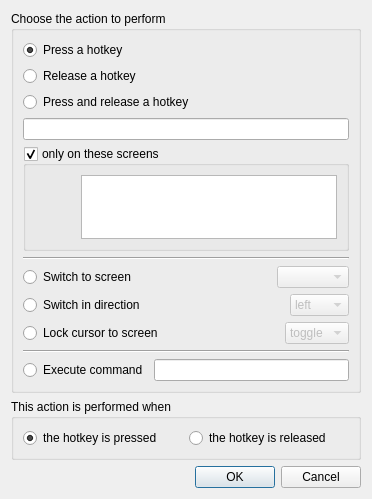
<?xml version="1.0" encoding="UTF-8"?>
<ui version="4.0">
 <class>ActionDialogBase</class>
 <widget class="QDialog" name="ActionDialogBase">
  <property name="geometry">
   <rect>
    <x>0</x>
    <y>0</y>
    <width>372</width>
    <height>484</height>
   </rect>
  </property>
  <property name="windowTitle">
   <string>Configure Action</string>
  </property>
  <layout class="QVBoxLayout">
   <item>
    <widget class="QGroupBox" name="m_pGroupType">
     <property name="title">
      <string>Choose the action to perform</string>
     </property>
     <layout class="QVBoxLayout">
      <item>
       <widget class="QRadioButton" name="m_pRadioPress">
        <property name="text">
         <string>Press a hotkey</string>
        </property>
        <property name="checked">
         <bool>true</bool>
        </property>
       </widget>
      </item>
      <item>
       <widget class="QRadioButton" name="m_pRadioRelease">
        <property name="text">
         <string>Release a hotkey</string>
        </property>
       </widget>
      </item>
      <item>
       <widget class="QRadioButton" name="m_pRadioPressAndRelease">
        <property name="text">
         <string>Press and release a hotkey</string>
        </property>
       </widget>
      </item>
      <item>
       <widget class="KeySequenceWidget" name="m_pKeySequenceWidgetHotkey">
        <property name="sizePolicy">
         <sizepolicy hsizetype="Expanding" vsizetype="Fixed">
          <horstretch>1</horstretch>
          <verstretch>0</verstretch>
         </sizepolicy>
        </property>
        <property name="minimumSize">
         <size>
          <width>256</width>
          <height>0</height>
         </size>
        </property>
        <property name="text">
         <string/>
        </property>
       </widget>
      </item>
      <item>
       <widget class="QGroupBox" name="m_pGroupBoxScreens">
        <property name="title">
         <string>only on these screens</string>
        </property>
        <property name="flat">
         <bool>true</bool>
        </property>
        <property name="checkable">
         <bool>true</bool>
        </property>
        <layout class="QHBoxLayout">
         <item>
          <spacer>
           <property name="orientation">
            <enum>Qt::Horizontal</enum>
           </property>
           <property name="sizeHint" stdset="0">
            <size>
             <width>40</width>
             <height>20</height>
            </size>
           </property>
          </spacer>
         </item>
         <item>
          <widget class="QListWidget" name="m_pListScreens">
           <property name="minimumSize">
            <size>
             <width>128</width>
             <height>64</height>
            </size>
           </property>
           <property name="selectionMode">
            <enum>QAbstractItemView::ExtendedSelection</enum>
           </property>
          </widget>
         </item>
        </layout>
       </widget>
      </item>
      <item>
       <widget class="Line" name="line">
        <property name="orientation">
         <enum>Qt::Horizontal</enum>
        </property>
       </widget>
      </item>
      <item>
       <layout class="QHBoxLayout">
        <item>
         <widget class="QRadioButton" name="m_pRadioSwitchToScreen">
          <property name="text">
           <string>Switch to screen</string>
          </property>
         </widget>
        </item>
        <item>
         <spacer>
          <property name="orientation">
           <enum>Qt::Horizontal</enum>
          </property>
          <property name="sizeHint" stdset="0">
           <size>
            <width>40</width>
            <height>20</height>
           </size>
          </property>
         </spacer>
        </item>
        <item>
         <widget class="QComboBox" name="m_pComboSwitchToScreen">
          <property name="enabled">
           <bool>false</bool>
          </property>
         </widget>
        </item>
       </layout>
      </item>
      <item>
       <layout class="QHBoxLayout">
        <item>
         <widget class="QRadioButton" name="m_pRadioSwitchInDirection">
          <property name="text">
           <string>Switch in direction</string>
          </property>
         </widget>
        </item>
        <item>
         <spacer>
          <property name="orientation">
           <enum>Qt::Horizontal</enum>
          </property>
          <property name="sizeHint" stdset="0">
           <size>
            <width>40</width>
            <height>20</height>
           </size>
          </property>
         </spacer>
        </item>
        <item>
         <widget class="QComboBox" name="m_pComboSwitchInDirection">
          <property name="enabled">
           <bool>false</bool>
          </property>
          <item>
           <property name="text">
            <string>left</string>
           </property>
          </item>
          <item>
           <property name="text">
            <string>right</string>
           </property>
          </item>
          <item>
           <property name="text">
            <string>up</string>
           </property>
          </item>
          <item>
           <property name="text">
            <string>down</string>
           </property>
          </item>
         </widget>
        </item>
       </layout>
      </item>
      <item>
       <layout class="QHBoxLayout">
        <item>
         <widget class="QRadioButton" name="m_pRadioLockCursorToScreen">
          <property name="text">
           <string>Lock cursor to screen</string>
          </property>
         </widget>
        </item>
        <item>
         <spacer>
          <property name="orientation">
           <enum>Qt::Horizontal</enum>
          </property>
          <property name="sizeHint" stdset="0">
           <size>
            <width>40</width>
            <height>20</height>
           </size>
          </property>
         </spacer>
        </item>
        <item>
         <widget class="QComboBox" name="m_pComboLockCursorToScreen">
          <property name="enabled">
           <bool>false</bool>
          </property>
          <item>
           <property name="text">
            <string>toggle</string>
           </property>
          </item>
          <item>
           <property name="text">
            <string>on</string>
           </property>
          </item>
          <item>
           <property name="text">
            <string>off</string>
           </property>
          </item>
         </widget>
        </item>
       </layout>
      </item>
      <item>
       <widget class="Line" name="line">
        <property name="orientation">
         <enum>Qt::Horizontal</enum>
        </property>
       </widget>
      </item>
      <item>
       <layout class="QHBoxLayout">
        <item>
         <widget class="QRadioButton" name="m_pRadioCommand">
          <property name="toolTip">
           <string>Command will be executed on the server.</string>
          </property>
          <property name="text">
           <string>Execute command</string>
          </property>
         </widget>
        </item>
        <item>
         <widget class="QLineEdit" name="m_pTextCommand"/>
        </item>
       </layout>
      </item>
     </layout>
    </widget>
   </item>
   <item>
    <widget class="QGroupBox" name="groupBox_2">
     <property name="title">
      <string>This action is performed when</string>
     </property>
     <layout class="QHBoxLayout">
      <item>
       <widget class="QRadioButton" name="m_pRadioHotkeyPressed">
        <property name="text">
         <string>the hotkey is pressed</string>
        </property>
        <property name="checked">
         <bool>true</bool>
        </property>
       </widget>
      </item>
      <item>
       <widget class="QRadioButton" name="m_pRadioHotkeyReleased">
        <property name="text">
         <string>the hotkey is released</string>
        </property>
       </widget>
      </item>
     </layout>
    </widget>
   </item>
   <item>
    <widget class="QDialogButtonBox" name="buttonBox">
     <property name="orientation">
      <enum>Qt::Horizontal</enum>
     </property>
     <property name="standardButtons">
      <set>QDialogButtonBox::Cancel|QDialogButtonBox::Ok</set>
     </property>
    </widget>
   </item>
  </layout>
 </widget>
 <customwidgets>
  <customwidget>
   <class>KeySequenceWidget</class>
   <extends>QLineEdit</extends>
   <header>KeySequenceWidget.h</header>
  </customwidget>
 </customwidgets>
 <resources/>
 <connections>
  <connection>
   <sender>buttonBox</sender>
   <signal>accepted()</signal>
   <receiver>ActionDialogBase</receiver>
   <slot>accept()</slot>
   <hints>
    <hint type="sourcelabel">
     <x>245</x>
     <y>474</y>
    </hint>
    <hint type="destinationlabel">
     <x>157</x>
     <y>274</y>
    </hint>
   </hints>
  </connection>
  <connection>
   <sender>buttonBox</sender>
   <signal>rejected()</signal>
   <receiver>ActionDialogBase</receiver>
   <slot>reject()</slot>
   <hints>
    <hint type="sourcelabel">
     <x>313</x>
     <y>474</y>
    </hint>
    <hint type="destinationlabel">
     <x>286</x>
     <y>274</y>
    </hint>
   </hints>
  </connection>
  <connection>
   <sender>m_pGroupType</sender>
   <signal>toggled(bool)</signal>
   <receiver>m_pKeySequenceWidgetHotkey</receiver>
   <slot>setDisabled(bool)</slot>
   <hints>
    <hint type="sourcelabel">
     <x>104</x>
     <y>194</y>
    </hint>
    <hint type="destinationlabel">
     <x>110</x>
     <y>132</y>
    </hint>
   </hints>
  </connection>
  <connection>
   <sender>m_pRadioSwitchInDirection</sender>
   <signal>toggled(bool)</signal>
   <receiver>m_pKeySequenceWidgetHotkey</receiver>
   <slot>setDisabled(bool)</slot>
   <hints>
    <hint type="sourcelabel">
     <x>118</x>
     <y>322</y>
    </hint>
    <hint type="destinationlabel">
     <x>81</x>
     <y>129</y>
    </hint>
   </hints>
  </connection>
  <connection>
   <sender>m_pRadioLockCursorToScreen</sender>
   <signal>toggled(bool)</signal>
   <receiver>m_pKeySequenceWidgetHotkey</receiver>
   <slot>setDisabled(bool)</slot>
   <hints>
    <hint type="sourcelabel">
     <x>101</x>
     <y>353</y>
    </hint>
    <hint type="destinationlabel">
     <x>68</x>
     <y>126</y>
    </hint>
   </hints>
  </connection>
  <connection>
   <sender>m_pRadioPress</sender>
   <signal>toggled(bool)</signal>
   <receiver>m_pKeySequenceWidgetHotkey</receiver>
   <slot>setEnabled(bool)</slot>
   <hints>
    <hint type="sourcelabel">
     <x>48</x>
     <y>48</y>
    </hint>
    <hint type="destinationlabel">
     <x>45</x>
     <y>129</y>
    </hint>
   </hints>
  </connection>
  <connection>
   <sender>m_pRadioRelease</sender>
   <signal>toggled(bool)</signal>
   <receiver>m_pKeySequenceWidgetHotkey</receiver>
   <slot>setEnabled(bool)</slot>
   <hints>
    <hint type="sourcelabel">
     <x>135</x>
     <y>70</y>
    </hint>
    <hint type="destinationlabel">
     <x>148</x>
     <y>125</y>
    </hint>
   </hints>
  </connection>
  <connection>
   <sender>m_pRadioPressAndRelease</sender>
   <signal>toggled(bool)</signal>
   <receiver>m_pKeySequenceWidgetHotkey</receiver>
   <slot>setEnabled(bool)</slot>
   <hints>
    <hint type="sourcelabel">
     <x>194</x>
     <y>100</y>
    </hint>
    <hint type="destinationlabel">
     <x>201</x>
     <y>125</y>
    </hint>
   </hints>
  </connection>
  <connection>
   <sender>m_pRadioSwitchToScreen</sender>
   <signal>toggled(bool)</signal>
   <receiver>m_pComboSwitchToScreen</receiver>
   <slot>setEnabled(bool)</slot>
   <hints>
    <hint type="sourcelabel">
     <x>148</x>
     <y>291</y>
    </hint>
    <hint type="destinationlabel">
     <x>350</x>
     <y>290</y>
    </hint>
   </hints>
  </connection>
  <connection>
   <sender>m_pRadioSwitchInDirection</sender>
   <signal>toggled(bool)</signal>
   <receiver>m_pComboSwitchInDirection</receiver>
   <slot>setEnabled(bool)</slot>
   <hints>
    <hint type="sourcelabel">
     <x>158</x>
     <y>322</y>
    </hint>
    <hint type="destinationlabel">
     <x>350</x>
     <y>321</y>
    </hint>
   </hints>
  </connection>
  <connection>
   <sender>m_pRadioLockCursorToScreen</sender>
   <signal>toggled(bool)</signal>
   <receiver>m_pComboLockCursorToScreen</receiver>
   <slot>setEnabled(bool)</slot>
   <hints>
    <hint type="sourcelabel">
     <x>180</x>
     <y>353</y>
    </hint>
    <hint type="destinationlabel">
     <x>350</x>
     <y>352</y>
    </hint>
   </hints>
  </connection>
  <connection>
   <sender>m_pRadioPress</sender>
   <signal>toggled(bool)</signal>
   <receiver>m_pGroupBoxScreens</receiver>
   <slot>setEnabled(bool)</slot>
   <hints>
    <hint type="sourcelabel">
     <x>25</x>
     <y>47</y>
    </hint>
    <hint type="destinationlabel">
     <x>33</x>
     <y>155</y>
    </hint>
   </hints>
  </connection>
  <connection>
   <sender>m_pRadioSwitchToScreen</sender>
   <signal>toggled(bool)</signal>
   <receiver>m_pGroupBoxScreens</receiver>
   <slot>setDisabled(bool)</slot>
   <hints>
    <hint type="sourcelabel">
     <x>48</x>
     <y>278</y>
    </hint>
    <hint type="destinationlabel">
     <x>98</x>
     <y>153</y>
    </hint>
   </hints>
  </connection>
  <connection>
   <sender>m_pRadioRelease</sender>
   <signal>toggled(bool)</signal>
   <receiver>m_pGroupBoxScreens</receiver>
   <slot>setEnabled(bool)</slot>
   <hints>
    <hint type="sourcelabel">
     <x>264</x>
     <y>67</y>
    </hint>
    <hint type="destinationlabel">
     <x>241</x>
     <y>158</y>
    </hint>
   </hints>
  </connection>
  <connection>
   <sender>m_pRadioPressAndRelease</sender>
   <signal>toggled(bool)</signal>
   <receiver>m_pGroupBoxScreens</receiver>
   <slot>setEnabled(bool)</slot>
   <hints>
    <hint type="sourcelabel">
     <x>286</x>
     <y>98</y>
    </hint>
    <hint type="destinationlabel">
     <x>290</x>
     <y>156</y>
    </hint>
   </hints>
  </connection>
  <connection>
   <sender>m_pRadioSwitchInDirection</sender>
   <signal>toggled(bool)</signal>
   <receiver>m_pGroupBoxScreens</receiver>
   <slot>setDisabled(bool)</slot>
   <hints>
    <hint type="sourcelabel">
     <x>38</x>
     <y>313</y>
    </hint>
    <hint type="destinationlabel">
     <x>64</x>
     <y>195</y>
    </hint>
   </hints>
  </connection>
  <connection>
   <sender>m_pRadioLockCursorToScreen</sender>
   <signal>toggled(bool)</signal>
   <receiver>m_pGroupBoxScreens</receiver>
   <slot>setDisabled(bool)</slot>
   <hints>
    <hint type="sourcelabel">
     <x>48</x>
     <y>339</y>
    </hint>
    <hint type="destinationlabel">
     <x>79</x>
     <y>234</y>
    </hint>
   </hints>
  </connection>
  <connection>
   <sender>m_pRadioSwitchToScreen</sender>
   <signal>toggled(bool)</signal>
   <receiver>m_pKeySequenceWidgetHotkey</receiver>
   <slot>setDisabled(bool)</slot>
   <hints>
    <hint type="sourcelabel">
     <x>84</x>
     <y>280</y>
    </hint>
    <hint type="destinationlabel">
     <x>185</x>
     <y>123</y>
    </hint>
   </hints>
  </connection>
 </connections>
</ui>
